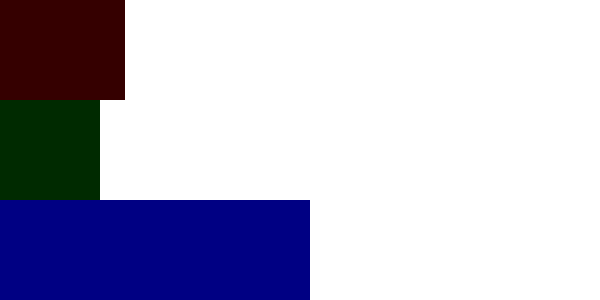
Frame 1 (no input)
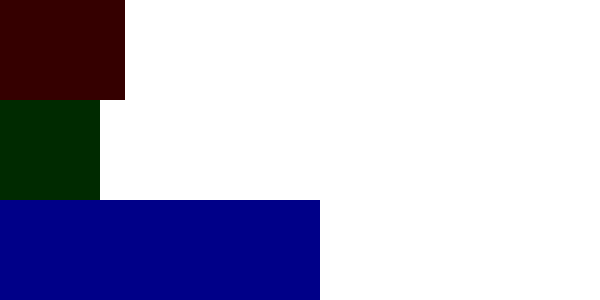
Frame 60 (the mouse pressed at the canvas centre just before this capture)
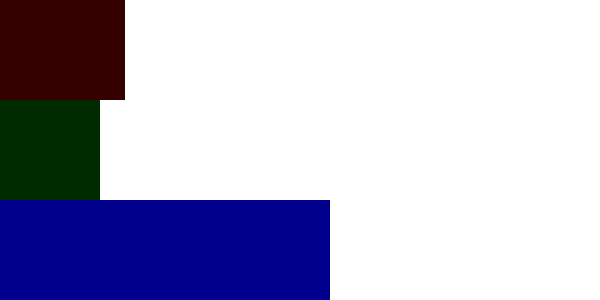
Frame 120 (the mouse held since frame 60 and released just before this capture)

The Processing sketch that drew these frames (run headless with seeded random() and noise(); from frame 60 on, the mouse is pressed at the canvas centre):

// Processing sketch: _01_bar_clock
// ── _01_bar_clock.pde
void setup() {
  size(600, 300);
  smooth();  
}

void draw() {
  background(255);
  noStroke();
  
  float h = hour();
  float hWidth = map(h, 0, 24, 0, width);
  float hColor = map(h, 0, 24, 0, 255);
  fill(hColor, 0, 0);
  rect(0, 0, hWidth, 100);

  float m = minute();
  float mWidth = map(m, 0, 60, 0, width);
  float mColor = map(m, 0, 60, 0, 255);
  fill(0, mColor, 0);
  rect(0, 100, mWidth, 100);
  
  float s = second();
  float sWidth = map(s, 0, 60, 0, width);
  float sColor = map(s, 0, 60, 0, 255);
  fill(0, 0, sColor);
  rect(0, 200, sWidth, 100);
  
}
